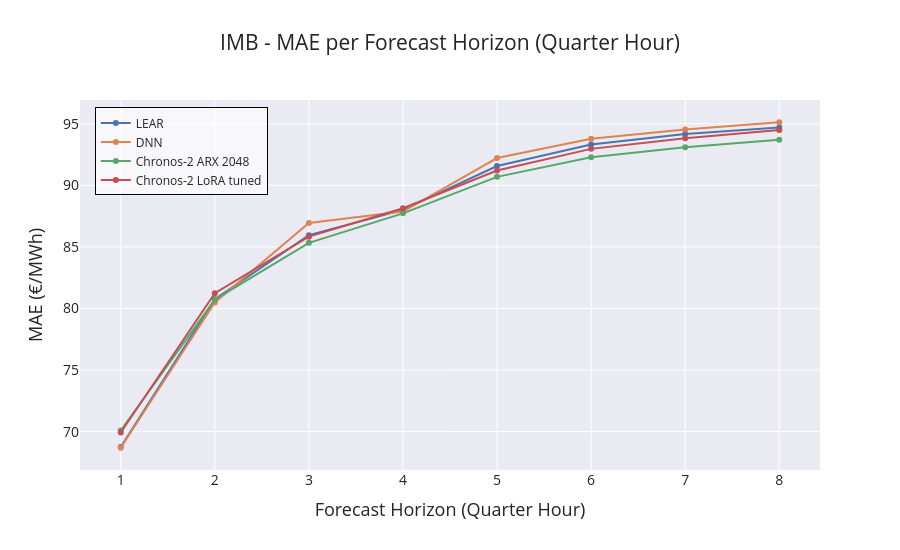

Source (notebook cell):
### Code cell
# Select which columns to plot — edit this list as needed

plot_col_imb = mae_all.columns
mae_all['Naive: DA price'] = 95.51
mae_all['Naive: Persistent']=[76.800724,96.877389,104.727859,104.682170,115.018214,121.280101,124.358430,124.574409]

plot_col_imb = [c for c in plot_col_imb if c in mae_all.columns]
plot_col_imb = ['LEAR_2023_small','DNN_2023_small',#'ens_chronos_ml'
                'chronos2_2048_ARX_temporal','chronos2_lora_tuned']
                #'timesfm25_8192_AR_neg','chronos2_2048_AR','chronos2_lora_tuned','Naive: DA price']#,'Naive: Persistent']
col_map_imb = {
    'chronosbolt_AR': 'Chronos-Bolt AR',
    'chronos2_2048_AR': 'Chronos-2 AR 2048',
    # 'chronos2_ARX': 'Chronos-2 ARX (8192)'
    'timesfm25_8192_AR_neg':'TimesFM2.5 AR 8192',
    'TimesFM_AR': 'TimesFM AR',
    'LEAR_2023_small': 'LEAR',
    'DNN_2023_small': 'DNN',
    'ens_tsfm': 'TSFM Ensemble',
    'ens_ml': 'ML Ensemble',
    'chronos2_lora_tuned':'Chronos-2 LoRA tuned',
    'ens_chronos_ml': 'Chronos & ML Ensemble',
    'chronos2_512_ARX_temporal': 'Chronos-2 ARX 512',
    'chronos2_1024_ARX_temporal': 'Chronos-2 ARX 1024',
    'chronos2_2048_ARX_temporal': 'Chronos-2 ARX 2048',
    'Naive: DA price':'DA as IMB',
    'Naive: Persistent':'Persistent'  
    
}

fig = go.Figure()
for col in plot_col_imb:
    fig.add_trace(go.Scatter(
        x=mae_all.index,
        y=mae_all[col],
        name=col_map_imb.get(col, col),
        mode='lines+markers'
    ))

fig.update_layout(
    width=900, height=550, template='seaborn',
    font=dict(size=15),
    title='IMB - MAE per Forecast Horizon (Quarter Hour)',
    yaxis=dict(title='MAE (€/MWh)', title_font=dict(size=18), tickfont=dict(size=14)),
    xaxis=dict(title='Forecast Horizon (Quarter Hour)', title_font=dict(size=18), tickfont=dict(size=14)),
    legend=dict(x=0.02, y=0.98, xanchor='left', yanchor='top', font=dict(size=12),
                bgcolor='rgba(255,255,255,0.7)', bordercolor='black', borderwidth=1)
)
fig.update_xaxes(tickmode='array', tickvals=list(range(1, 9)), ticktext=[str(i) for i in range(1, 9)])
fig.show()
# fig.write_image('figures/imb_mae_point.png')

### Figure 1 — Plotly figure (JSON) as saved in the notebook; plotly's stock layout.template omitted (floating-point values rounded to 4 significant figures)
{"data": [{"mode": "lines+markers", "name": "LEAR", "type": "scatter", "x": [1, 2, 3, 4, 5, 6, 7, 8], "y": [68.74, 80.75, 85.95, 88.01, 91.58, 93.32, 94.17, 94.71]}, {"mode": "lines+markers", "name": "DNN", "type": "scatter", "x": [1, 2, 3, 4, 5, 6, 7, 8], "y": [68.69, 80.48, 86.95, 87.87, 92.22, 93.78, 94.53, 95.13]}, {"mode": "lines+markers", "name": "Chronos-2 ARX 2048", "type": "scatter", "x": [1, 2, 3, 4, 5, 6, 7, 8], "y": [70.09, 80.72, 85.33, 87.73, 90.69, 92.29, 93.09, 93.71]}, {"mode": "lines+markers", "name": "Chronos-2 LoRA tuned", "type": "scatter", "x": [1, 2, 3, 4, 5, 6, 7, 8], "y": [69.93, 81.25, 85.84, 88.14, 91.21, 92.96, 93.83, 94.49]}], "layout": {"font": {"size": 15}, "height": 550, "legend": {"bgcolor": "rgba(255,255,255,0.7)", "bordercolor": "black", "borderwidth": 1, "font": {"size": 12}, "x": 0.02, "xanchor": "left", "y": 0.98, "yanchor": "top"}, "title": {"text": "IMB - MAE per Forecast Horizon (Quarter Hour)"}, "width": 900, "xaxis": {"tickfont": {"size": 14}, "tickmode": "array", "ticktext": ["1", "2", "3", "4", "5", "6", "7", "8"], "tickvals": [1, 2, 3, 4, 5, 6, 7, 8], "title": {"font": {"size": 18}, "text": "Forecast Horizon (Quarter Hour)"}}, "yaxis": {"tickfont": {"size": 14}, "title": {"font": {"size": 18}, "text": "MAE (€/MWh)"}}}}
